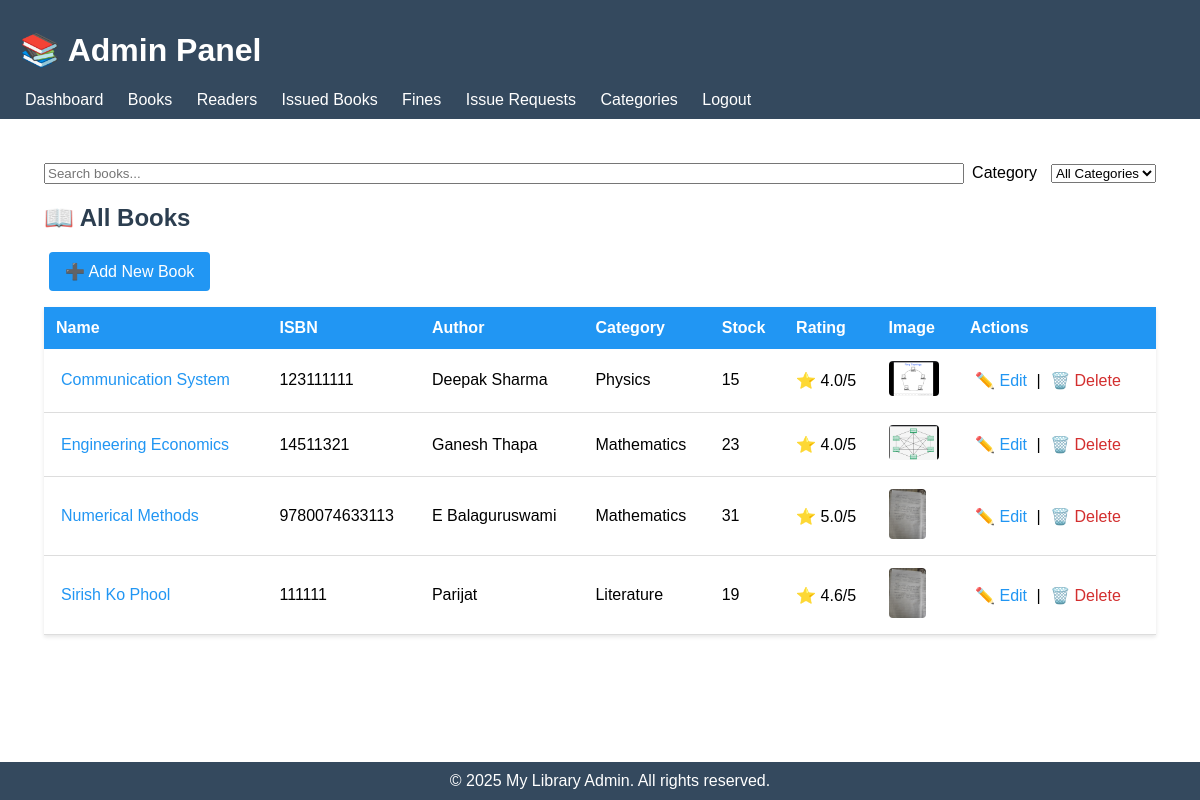
/books/, run on an earlier commit of the app's database.
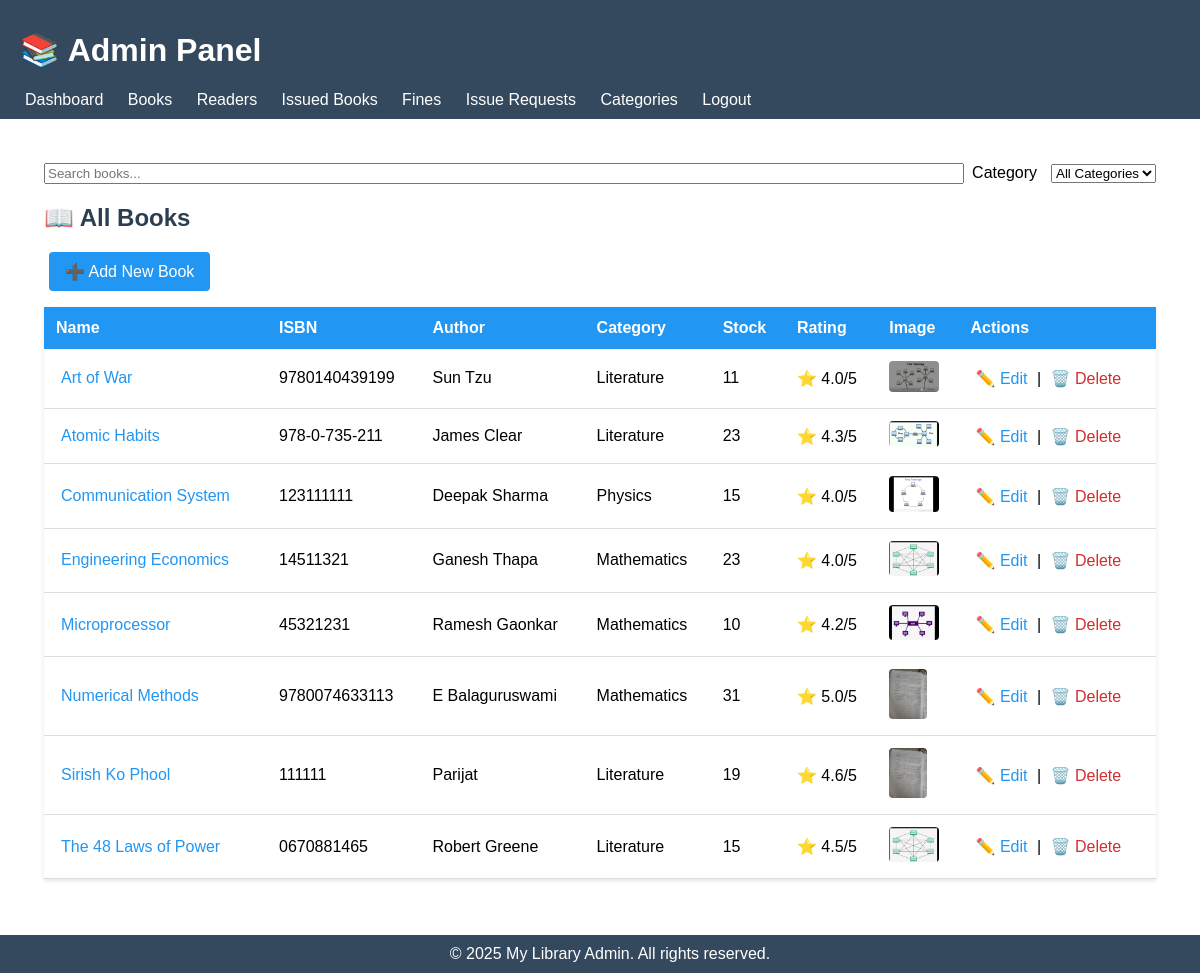
And on a later commit of the database.
### lib/models.py (models this page shows, shortened)
class Book(models.Model):
    name = models.CharField(max_length=200)  # Book title
    isbn = models.CharField(max_length=13, unique=True)  # ISBN number
    image = models.ImageField(upload_to='book_images/', blank=True, null=True)  # Cover image
    author = models.CharField(max_length=200)  # Author name
    category = models.ForeignKey(Category, on_delete=models.SET_NULL, null=True, related_name='books')
    number_in_stock = models.PositiveIntegerField(default=0)  # Available copies
    description = models.TextField(blank=True, null=True, default="No description available")
    rating = models.DecimalField(max_digits=3, decimal_places=1, default=4.0, validators=[MinValueValidator(1.0), MaxValueValidator(5.0)])  # Rating with 1 decimal place
    def avg_reader_rating(self):
        from django.db.models import Avg
        avg = self.reader_ratings.aggregate(avg=Avg('rating'))['avg']
        try:
            return float(avg) if avg is not None else float(self.rating)
        except (TypeError, ValueError):
            return float(self.rating)
    def combined_rating(self):
        try:
            avg_reader = self.avg_reader_rating()
            combined = (float(self.rating) + float(avg_reader)) / 2.0
            return round(combined, 1)
        except Exception:
            return float(self.rating)

class Category(models.Model):
    name = models.CharField(max_length=100, unique=True)

### lib/views.py (the view)
# urls.py: path('books/', views.view_books, name='view_books'),
def view_books(request):
    books = Book.objects.all().order_by('name')  # optional: sort by name
    context = {
        'books': books,
        'categories': Category.objects.all(),
    }
    return render(request, 'view_books.html', context)

### lib/templates/view_books.html (shortened to what this page needs)
{% extends 'admin_base.html' %}
{% load highlight %}
{% block content %}
<div class="view-container">
    {% include 'partials/book_search.html' %}
    <h2>📖 All Books</h2>
    <a href="{% url 'add_book' %}" class="add-btn">➕ Add New Book</a>
    <table>
        <thead>
            <tr>
                <th>Name</th>
                <th>ISBN</th>
                <th>Author</th>
                <th>Category</th>
                <th>Stock</th>
                <th>Rating</th>
                <th>Image</th>
                <th>Actions</th>
            </tr>
        </thead>
        <tbody>
            {% for book in books %}
            <tr {% if book.category %}data-category-id="{{ book.category.id }}"{% endif %}>
                <td><a href="{% url 'admin_book_details' book.pk %}">{% if query %}{{ book.name|highlight:query }}{% else %}{{ book.name }}{% endif %}</a></td>
                <td>{{ book.isbn }}</td>
                <td>{{ book.author }}</td>
                <td>{{ book.category.name }}</td>
                <td>{{ book.number_in_stock }}</td>
                <td>⭐ {{ book.combined_rating }}/5</td>
                <td>
                    {% if book.image %}
                        <img src="{{ book.image.url }}" alt="{{ book.name }}">
                    {% else %}
                        No image
                    {% endif %}
                </td>
                <td>
                    <a href="{% url 'edit_book' book.pk %}">✏️ Edit</a> |
                    <a href="{% url 'delete_book' book.pk %}" class="delete-link">🗑️ Delete</a>
                </td>
            </tr>
            {% empty %}
            <tr>
                <td colspan="8" style="text-align:center;color:#999;">No books available.</td>
            </tr>
            {% endfor %}
        </tbody>
    </table>
</div>
{% endblock %}

### lib/templates/admin_base.html (shortened to what this page needs)
<!DOCTYPE html>
<html>
<head>
</head>
<body>
<header>
    <h1>📚 Admin Panel</h1>
    <nav>
        <a href="{% url 'admin_dashboard' %}">Dashboard</a>
        <a href="{% url 'view_books' %}">Books</a>
        <a href="{% url 'view_readers' %}">Readers</a>
        <a href="{% url 'view_issues' %}">Issued Books</a>
        <a href="{% url 'view_fines' %}">Fines</a>
        <a href="{% url 'admin_issue_requests' %}">Issue Requests</a>
        <a href="{% url 'view_categories' %}">Categories</a>
        <a href="{% url 'logout_admin' %}">Logout</a>
    </nav>
</header>
<main>
    {% block content %}
    {% endblock %}
</main>
<footer>
    &copy; {% now "Y" %} My Library Admin. All rights reserved.
</footer>
</body>
</html>

### lib/templates/partials/book_search.html (shortened to what this page needs)
<form id="book-search-form" style="position: relative; display:flex; gap:8px; align-items:center;">
    <input type="text" name="q" id="book-search-input" placeholder="Search books..." autocomplete="off" style="flex:1;">
    <div style="display:flex;align-items:center;gap:8px;">
        <label for="filter-category-select" style="margin-right:6px;">Category</label>
        <select id="filter-category-select" name="category">
            <option value="">All Categories</option>
        </select>
    </div>
</form>

### lib/templates/admin_base.html (style rules this page uses)
body { font-family: Arial, sans-serif; margin:0; padding:0; }
header { background-color: #34495e; color: white; padding: 10px 20px; }
nav a { color: white; margin-right: 15px; text-decoration: none; }
main { padding: 20px; margin-bottom: 50px; }
footer { background-color: #34495e; color: white; text-align: center; padding: 10px; position: fixed; width: 100%; bottom: 0; }

### lib/templates/view_books.html (style rules this page uses)
.view-container { margin:24px; }
h2 { color:#2c3e50; margin-bottom:20px; }
.add-btn { display:inline-block; margin-bottom:16px; padding:10px 16px; background:#2196F3; color:white; text-decoration:none; border-radius:4px; }
table { width:100%; border-collapse:collapse; background:white; box-shadow:0 2px 4px rgba(0,0,0,0.1); }
th { background:#2196F3; color:white; padding:12px; text-align:left; }
td { padding:12px; border-bottom:1px solid #ddd; }
img { max-width:50px; max-height:50px; border-radius:4px; }
a { color:#2196F3; text-decoration:none; margin:0 5px; }
.delete-link { color:#d32f2f; }

What changed in the data, as far as the page shows it:
added Book: name "Art of War", isbn "9780140439199", author "Sun Tzu", category.name "Literature", number_in_stock "11", combined_rating "4.0", image (picture)
added Book: name "Atomic Habits", isbn "978-0-735-211", author "James Clear", category.name "Literature", number_in_stock "23", combined_rating "4.3", image (picture)
added Book: name "Microprocessor", isbn "45321231", author "Ramesh Gaonkar", category.name "Mathematics", number_in_stock "10", combined_rating "4.2", image (picture)
added Book: name "The 48 Laws of Power", isbn "0670881465", author "Robert Greene", category.name "Literature", number_in_stock "15", combined_rating "4.5", image (picture)
